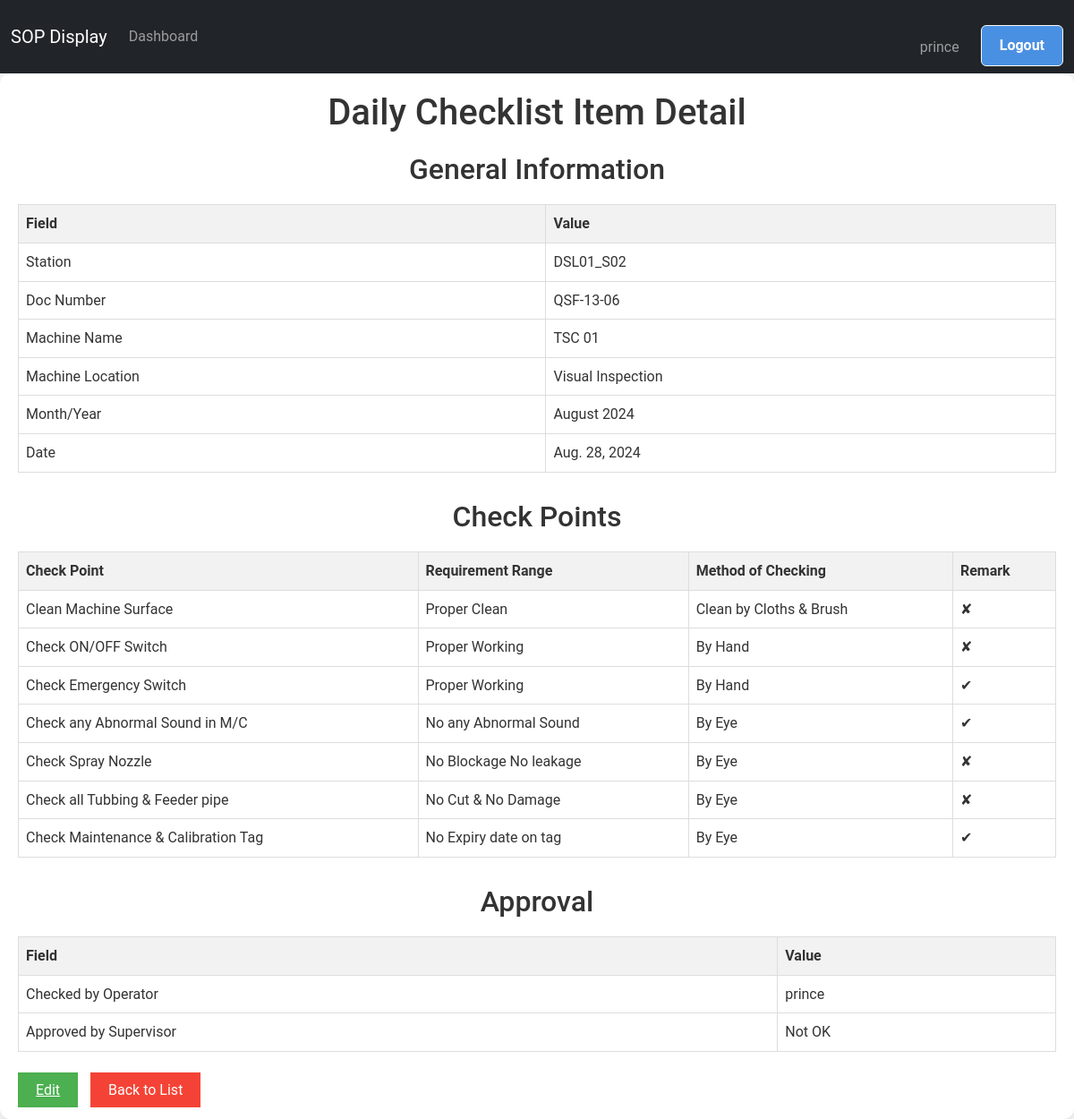
Page /screen/maintenance/detail/1/ (signed in) on the committed database.
### screen_app/models.py (models this page shows, shortened)
class DailyChecklistItem(models.Model):
    TICK_CHOICES = [
        ('✔', 'OK'),
        ('✘', 'Not OK'),
        ('', 'Not Checked')
    ]
    manager = models.ForeignKey(User, on_delete=models.CASCADE, default=None ,blank=True)
    station = models.CharField(max_length=100, choices=STATION_CHOICES, default='DSL01_S01',blank=True)
    doc_number = models.CharField(max_length=20, default="QSF-13-06",blank=True)
    rev_number = models.CharField(max_length=10, default="02")
    rev_date = models.DateField(default=timezone.now)
    machine_name = models.CharField(max_length=100, choices=MACHINE_NAME_CHOICES)
    control_number = models.CharField(max_length=100,choices=CONTROL_NUMBER_CHOICES)
    machine_location = models.ForeignKey(MachineLocation, on_delete=models.CASCADE, verbose_name="Process/Operation")
    month_year = models.DateField(default=timezone.now,blank=True)
    date=models.DateField(default=django.utils.timezone.now,blank=True)
    CHECK_POINT_CHOICES = (
        ('Clean Machine Surface', 'Clean Machine Surface'),
        ('Check ON/OFF Switch', 'Check ON/OFF Switch'),
        ('Check Emergency Switch', 'Check Emergency Switch'),
        ('Check any Abnormal Sound in M/C', 'Check any Abnormal Sound in M/C'),
        ('Check Spray Nozzle', 'Check Spray Nozzle'),
        ('Check all Tubbing & Feeder pipe', 'Check all Tubbing & Feeder pipe'),
        ('Check Maintenance & Calibration Tag', 'Check Maintenance & Calibration Tag'),
    )
    check_point_1 = models.CharField(max_length=200, choices=CHECK_POINT_CHOICES, default='Clean Machine Surface',blank=True)
    check_point_2 = models.CharField(max_length=200, choices=CHECK_POINT_CHOICES, default='Check ON/OFF Switch',blank=True)
    check_point_3 = models.CharField(max_length=200, choices=CHECK_POINT_CHOICES, default='Check Emergency Switch',blank=True)
    check_point_4 = models.CharField(max_length=200, choices=CHECK_POINT_CHOICES, default='Check any Abnormal Sound in M/C',blank=True)
    check_point_5 = models.CharField(max_length=200, choices=CHECK_POINT_CHOICES, default='Check Spray Nozzle',blank=True)
    check_point_6 = models.CharField(max_length=200, choices=CHECK_POINT_CHOICES, default='Check all Tubbing & Feeder pipe',blank=True)
    check_point_7 = models.CharField(max_length=200, choices=CHECK_POINT_CHOICES, default='Check Maintenance & Calibration Tag',blank=True)
    REQUIREMENT_RANGE_CHOICES = (
        ('Proper Clean', 'Proper Clean'),
        ('Proper Working', 'Proper Working'),
        ('Proper Working', 'Proper Working'),
        ('No any Abnormal Sound', 'No any Abnormal Sound'),
        ('No Blockage No leakage', 'No Blockage No leakage'),
        ('No Cut & No Damage', 'No Cut & No Damage'),
        ('No Expiry date on tag', 'No Expiry date on tag'),
    )
    requirement_range_1 = models.CharField(max_length=200, choices=REQUIREMENT_RANGE_CHOICES, default='Proper Clean',blank=True)
    requirement_range_2 = models.CharField(max_length=200, choices=REQUIREMENT_RANGE_CHOICES, default='Proper Working',blank=True)
    requirement_range_3 = models.CharField(max_length=200, choices=REQUIREMENT_RANGE_CHOICES, default='Proper Working',blank=True)
    requirement_range_4 = models.CharField(max_length=200, choices=REQUIREMENT_RANGE_CHOICES, default='No any Abnormal Sound',blank=True)
    requirement_range_5 = models.CharField(max_length=200, choices=REQUIREMENT_RANGE_CHOICES, default='No Blockage No leakage',blank=True)
    requirement_range_6 = models.CharField(max_length=200, choices=REQUIREMENT_RANGE_CHOICES, default='No Cut & No Damage',blank=True)
    requirement_range_7 = models.CharField(max_length=200, choices=REQUIREMENT_RANGE_CHOICES, default='No Expiry date on tag',blank=True)
    METHOD_OF_CHECKING_CHOICES = (
        ('Clean by Cloths & Brush', 'Clean by Cloths & Brush'),
        ('By Hand', 'By Hand'),
        ('By Eye', 'By Eye'),
        )
    method_of_checking_1 = models.CharField(max_length=200,choices=METHOD_OF_CHECKING_CHOICES ,default='Clean by Cloths & Brush',blank=True)
    method_of_checking_2 = models.CharField(max_length=200,choices=METHOD_OF_CHECKING_CHOICES ,default='By Hand',blank=True)
    method_of_checking_3 = models.CharField(max_length=200,choices=METHOD_OF_CHECKING_CHOICES ,default='By Hand',blank=True)
    method_of_checking_4 = models.CharField(max_length=200,choices=METHOD_OF_CHECKING_CHOICES ,default='By Eye',blank=True)
    method_of_checking_5 = models.CharField(max_length=200,choices=METHOD_OF_CHECKING_CHOICES ,default='By Eye',blank=True)
    method_of_checking_6 = models.CharField(max_length=200,choices=METHOD_OF_CHECKING_CHOICES ,default='By Eye',blank=True)
    method_of_checking_7 = models.CharField(max_length=200,choices=METHOD_OF_CHECKING_CHOICES ,default='By Eye',blank=True)
    Remark_1=models.CharField(max_length=100,choices=TICK_CHOICES)
    Remark_2=models.CharField(max_length=100,choices=TICK_CHOICES)
    Remark_3=models.CharField(max_length=100,choices=TICK_CHOICES)
    Remark_4=models.CharField(max_length=100,choices=TICK_CHOICES)
    Remark_5=models.CharField(max_length=100,choices=TICK_CHOICES)
    Remark_6=models.CharField(max_length=100,choices=TICK_CHOICES)
    Remark_7=models.CharField(max_length=100,choices=TICK_CHOICES)
    checked_by_Operator = models.CharField(max_length=100,choices=TICK_CHOICES,default='✔',blank=True)
    approved_by_Supervisor = models.CharField(max_length=100,choices=TICK_CHOICES,default='✘',blank=True)
    class Meta:
        verbose_name = "Maintenance Checklist For Daily "
        verbose_name_plural = "Maintenance Checklists For Daily"

class MachineLocation(models.Model):
    location_name = models.CharField(max_length=100, unique=True, verbose_name="Machine Location")
    min_skill_required = models.IntegerField(verbose_name="Minimum Skill Required")
    def __str__(self):
        return self.location_name

### screen_app/views.py (the view)
# urls.py: path('maintenance/detail/<int:pk>/', DailyChecklistItemDetailView.as_view(), name='daily_detail'),
@method_decorator(staff_member_required, name='dispatch')
class DailyChecklistItemDetailView(View):
    def get(self, request, pk):
        record = get_object_or_404(DailyChecklistItem, pk=pk)
        return render(request, 'Maintenance/Daily/daily_detail.html', {'record': record})

### screen_app/templates/Maintenance/Daily/daily_detail.html (shortened to what this page needs)
{% extends "base.html" %}  {% block content %}
<div class="container">
  <h1>Daily Checklist Item Detail</h1>
  <div class="section">
    <h2>General Information</h2>
    <table class="excel-table">
      <tr>
        <th>Field</th>
        <th>Value</th>
      </tr>
      <tr>
        <td>Station</td>
        <td>{{ record.station }}</td>
      </tr>
      <tr>
        <td>Doc Number</td>
        <td>{{ record.doc_number }}</td>
      </tr>
      <tr>
        <td>Machine Name</td>
        <td>{{ record.get_machine_name_display }}</td>
      </tr>
      <tr>
        <td>Machine Location</td>
        <td>{{ record.machine_location }}</td>
      </tr>
      <tr>
        <td>Month/Year</td>
        <td>{{ record.month_year|date:"F Y" }}</td>
      </tr>
      <tr>
        <td>Date</td>
        <td>{{record.date}}</td>
      </tr>
    </table>
  </div>
  <div class="section">
    <h2>Check Points</h2>
    <table class="excel-table">
      <tr>
        <th>Check Point</th>
        <th>Requirement Range</th>
        <th>Method of Checking</th>
        <th>Remark</th>
      </tr>
      <tr>
        <td>{{record.check_point_1}}</td>
        <td>{{ record.requirement_range_1 }}</td>
        <td>{{ record.method_of_checking_1 }}</td>
        <td>{{ record.Remark_1 }}</td>
      </tr>
      <tr>
        <td>{{record.check_point_2}}</td>
        <td>{{ record.requirement_range_2 }}</td>
        <td>{{ record.method_of_checking_2 }}</td>
        <td>{{ record.Remark_2 }}</td>
      </tr>
      <tr>
        <td>{{record.check_point_3}}</td>
        <td>{{ record.requirement_range_3 }}</td>
        <td>{{ record.method_of_checking_3 }}</td>
        <td>{{ record.Remark_3 }}</td>
      </tr>
      <tr>
        <td>{{record.check_point_4}}</td>
        <td>{{ record.requirement_range_4 }}</td>
        <td>{{ record.method_of_checking_4 }}</td>
        <td>{{ record.Remark_4 }}</td>
      </tr>
      <tr>
        <td>{{record.check_point_5}}</td>
        <td>{{ record.requirement_range_5 }}</td>
        <td>{{ record.method_of_checking_5 }}</td>
        <td>{{ record.Remark_5 }}</td>
      </tr>
      <tr>
        <td>{{record.check_point_6}}</td>
        <td>{{ record.requirement_range_6 }}</td>
        <td>{{ record.method_of_checking_6 }}</td>
        <td>{{ record.Remark_6 }}</td>
      </tr>
      <tr>
        <td>{{record.check_point_7}}</td>
        <td>{{ record.requirement_range_7 }}</td>
        <td>{{ record.method_of_checking_7 }}</td>
        <td>{{ record.Remark_7 }}</td>
      </tr>
    </table>
  </div>
  <div class="section">
    <h2>Approval</h2>
    <table class="excel-table">
      <tr>
        <th>Field</th>
        <th>Value</th>
      </tr>
      <tr>
        <td>Checked by Operator</td>
        <td>{{ record.manager }}</td>
      </tr>
      <tr>
        <td>Approved by Supervisor</td>
        <td>{{ record.get_approved_by_Supervisor_display }}</td>
      </tr>
    </table>
  </div>
  <div class="action-buttons">
    <a href="{% url 'update_daily' record.pk %}" class="btn-submit">Edit</a>
    <a href="{% url 'list_daily' %}" class="btn-back">Back to List</a>
  </div>
</div>
{% endblock content %}

### templates/base.html (shortened to what this page needs)
{% load static %}
<!DOCTYPE html>
<html lang="en">
  <head>
    <link rel="stylesheet" href="{% static 'css/bootstrap.css' %}" />
  </head>
  <body>
    <nav class="navbar navbar-expand-lg navbar-dark bg-dark" id="mainNavbar">
      <div class="container-fluid">
        <a class="navbar-brand" href="/">SOP Display</a>
        <div class="collapse navbar-collapse" id="navbarContent">
          <ul class="navbar-nav me-auto mb-2 mb-lg-0">
            {% if user.is_authenticated %}
            <li class="nav-item">
              <a
                class="nav-link {% if request.resolver_match.url_name == 'dashboard' %}active{% endif %}"
                href="{% url 'dashboard' %}"
                >Dashboard</a
              >
            </li>
             {% endif %}
          </ul>
          <ul class="navbar-nav ">
            {% if user.is_authenticated %}
            <li class="nav-item mt-4">
              <span class=" nav-link  me-3">{{ user.username }}</span>
            </li>
            <li class="nav-item">
              <form method="post" action="{% url 'logout' %}">
                <button class="btn btn-outline-light" type="submit">
                  Logout
                </button>
              </form>
            </li>
            {% endif %}
          </ul>
        </div>
      </div>
    </nav>
    {% block content %} {% endblock content %}
  </body>
</html>

### templates/base.html (style rules this page uses)
html, body { height: 100%; margin: 0; padding: 0; overflow-x: hidden; }
body { padding-top: 0px; }
.navbar { transition: transform 0.3s ease; }
body { scrollbar-width: none; -ms-overflow-style: none; }
:root { --primary-color: #4a90e2; --secondary-color: #f5f7fa; --text-color: #333; --border-color: #e0e0e0; }
body { font-family: "Roboto", Arial, sans-serif; background-color: var(--secondary-color); color: var(--text-color); line-height: 1.6; margin: 0; padding: 0; }
.container { max-width: 1200px; margin: 40px auto; padding: 30px; background-color: #ffffff; border-radius: 12px; box-shadow: 0 5px 15px rgba(0, 0, 0, 0.1); }
h1 { color: var(--primary-color); font-size: 2.5em; text-align: center; margin-bottom: 30px; }
.btn { display: inline-block; background-color: var(--primary-color); color: white; padding: 10px 20px; text-decoration: none; border-radius: 6px; font-weight: bold; transition: background-color 0.3s ease; }
form { margin-top: 20px; }
form button { background-color: var(--primary-color); color: white; border: none; padding: 12px 24px; font-size: 18px; border-radius: 6px; cursor: pointer; transition: background-color 0.3s ease; }

### screen_app/templates/Maintenance/Daily/daily_detail.html (style rules this page uses)
.container { max-width: 1200px; margin: 0 auto; padding: 20px; }
h1, h2 { color: #333; text-align: center; margin-bottom: 20px; }
.excel-table { width: 100%; border-collapse: collapse; margin-bottom: 20px; }
.excel-table th, .excel-table td { border: 1px solid #ddd; padding: 8px; text-align: left; }
.excel-table th { background-color: #f2f2f2; font-weight: bold; }
.section { margin-bottom: 30px; }
.btn-submit { background-color: #4caf50; color: white; padding: 10px 20px; border: none; cursor: pointer; }
.btn-back { background-color: #f44336; color: white; padding: 10px 20px; text-decoration: none; margin-left: 10px; }

### rows in the picture
DailyChecklistItem: station "DSL01_S02", doc_number "QSF-13-06", machine_name "TSC 01", machine_location "Visual Inspection", month_year "August 2024", date "Aug. 28, 2024", check_point_1 "Clean Machine Surface", requirement_range_1 "Proper Clean", method_of_checking_1 "Clean by Cloths & Brush", Remark_1 "✘", check_point_2 "Check ON/OFF Switch", requirement_range_2 "Proper Working", method_of_checking_2 "By Hand", Remark_2 "✘", check_point_3 "Check Emergency Switch", requirement_range_3 "Proper Working", method_of_checking_3 "By Hand", Remark_3 "✔", check_point_4 "Check any Abnormal Sound in M/C", requirement_range_4 "No any Abnormal Sound", method_of_checking_4 "By Eye", Remark_4 "✔", check_point_5 "Check Spray Nozzle", requirement_range_5 "No Blockage No leakage", method_of_checking_5 "By Eye", Remark_5 "✘", check_point_6 "Check all Tubbing & Feeder pipe", requirement_range_6 "No Cut & No Damage", method_of_checking_6 "By Eye", Remark_6 "✘", check_point_7 "Check Maintenance & Calibration Tag", requirement_range_7 "No Expiry date on tag", method_of_checking_7 "By Eye", Remark_7 "✔", manager "prince", approved_by_Supervisor "Not OK"

### other values in the picture
{{ user.username }} "prince"
